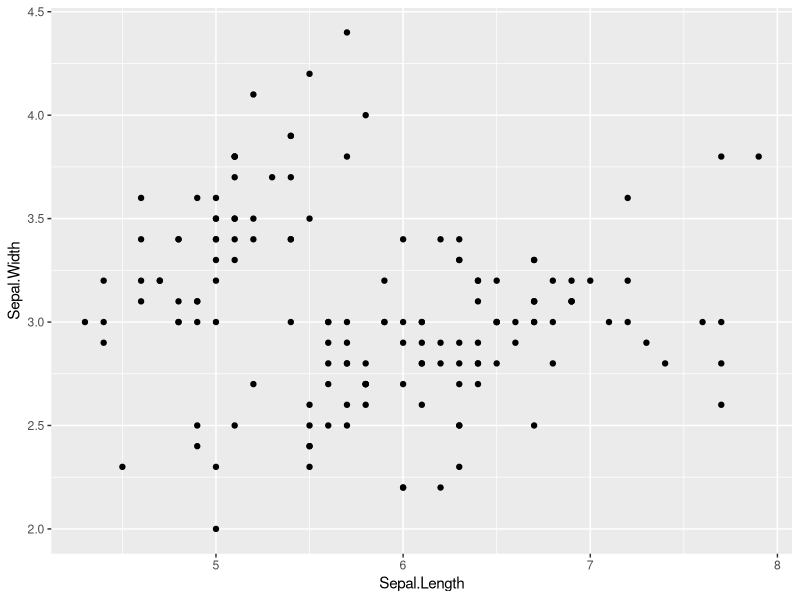
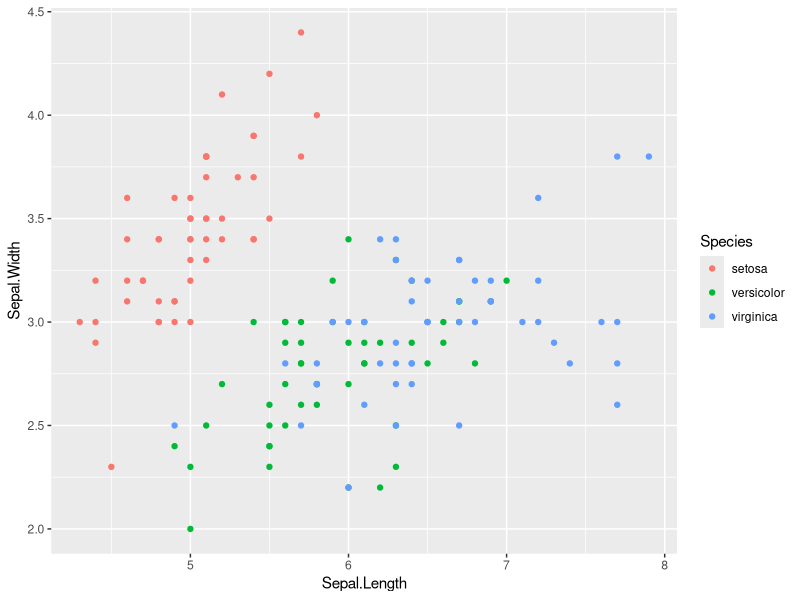
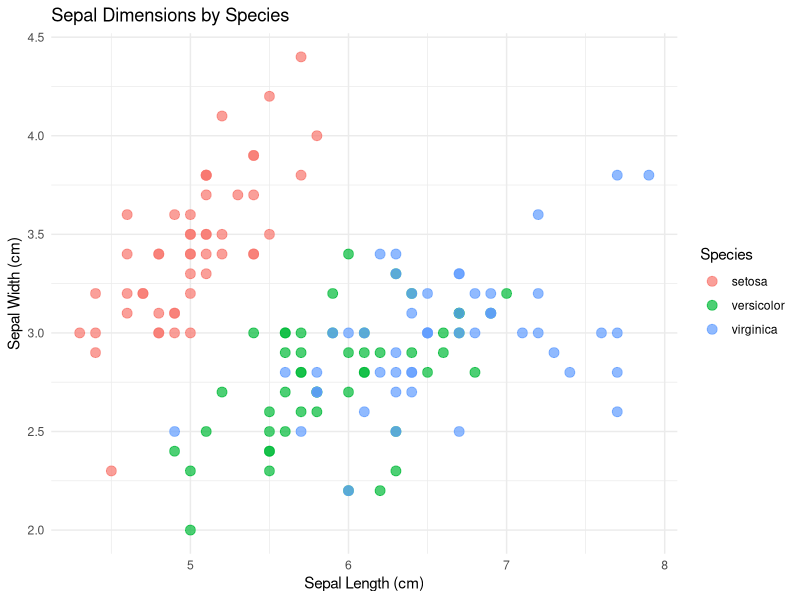
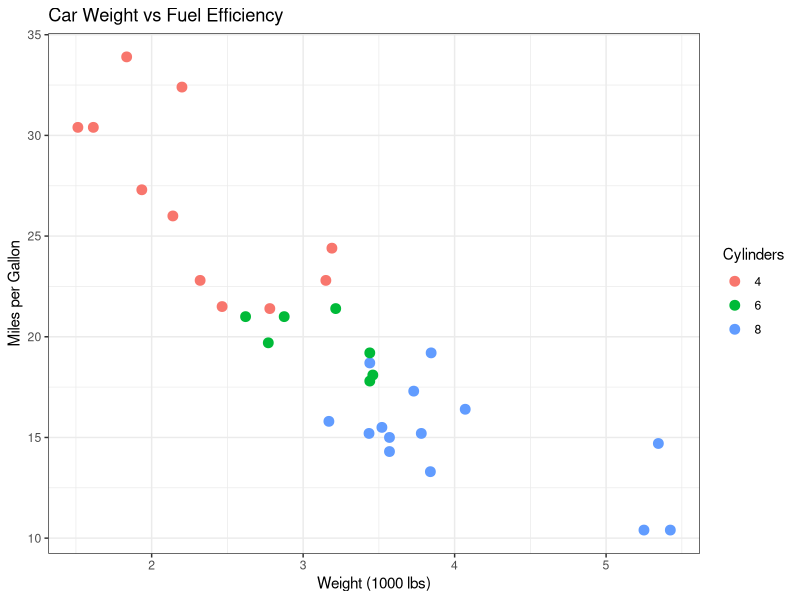
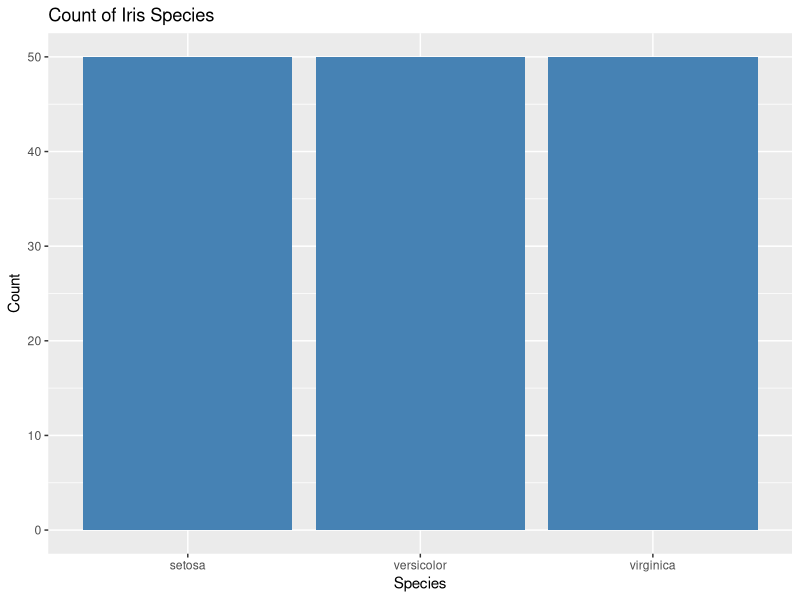
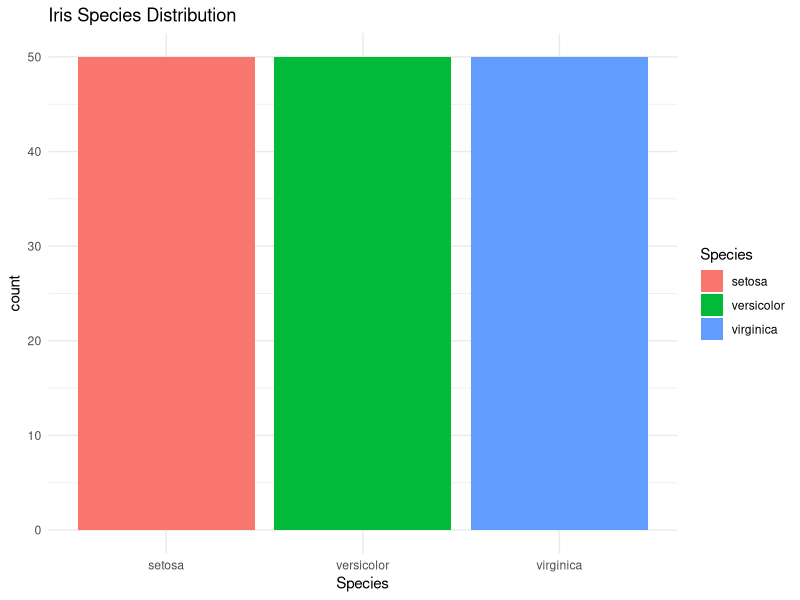
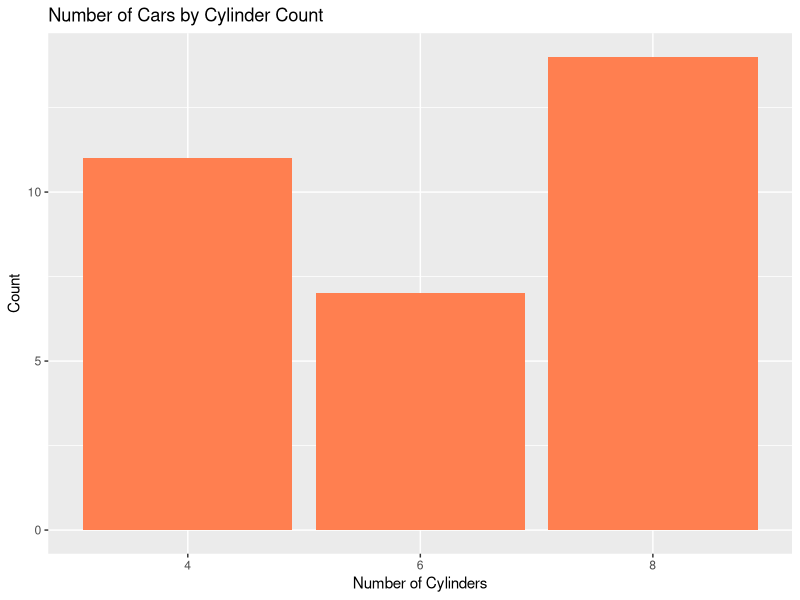
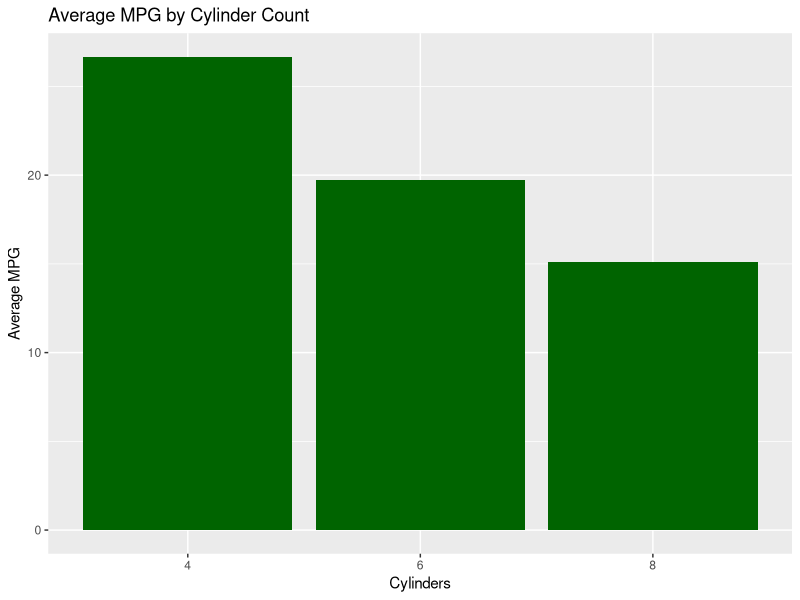

R code for these plots, in order:
## ---- chunk 1
library(ggplot2)
library(dplyr)
options(warn = -1)
## ---- chunk 2
# Load iris dataset (flower measurements)
data(iris)
head(iris)

# Load mtcars dataset (car specifications)
data(mtcars)
head(mtcars)

# See all available datasets
# data()
## ---- chunk 3
# Quick overview
summary(iris)

# Summary for mtcars
summary(mtcars)
## ---- chunk 4
# Mean
mean(iris$Sepal.Length)
mean(mtcars$mpg)

# Median
median(iris$Sepal.Length)
median(mtcars$mpg)

# Mode (R doesn't have built-in mode function)
# We can find it using table
table(iris$Species)
## ---- chunk 5
# Range
range(iris$Sepal.Length)
range(mtcars$mpg)

# Variance
var(iris$Sepal.Length)
var(mtcars$mpg)

# Standard Deviation
sd(iris$Sepal.Length)
sd(mtcars$mpg)

# Interquartile Range
IQR(iris$Sepal.Length)
IQR(mtcars$mpg)
## ---- chunk 6
# Quartiles
quantile(iris$Sepal.Length)

# Specific percentiles
quantile(mtcars$mpg, probs = c(0.25, 0.50, 0.75, 0.90, 0.95))
## ---- chunk 7
library(dplyr)

# Summary by species
iris %>%
  group_by(Species) %>%
  summarize(
    mean_sepal = mean(Sepal.Length),
    sd_sepal = sd(Sepal.Length),
    min_sepal = min(Sepal.Length),
    max_sepal = max(Sepal.Length),
    n = n()
  )

# Summary by number of cylinders
mtcars %>%
  group_by(cyl) %>%
  summarize(
    mean_mpg = mean(mpg),
    sd_mpg = sd(mpg),
    mean_hp = mean(hp),
    count = n()
  )
## ---- chunk 8
# Correlation between two variables
cor(iris$Sepal.Length, iris$Sepal.Width)
cor(mtcars$mpg, mtcars$wt)

# Correlation matrix (numeric columns only)
cor(iris[, 1:4])
cor(mtcars[, c("mpg", "hp", "wt", "qsec")])

# Round for better readability
round(cor(iris[, 1:4]), 2)
## ---- chunk 9
library(ggplot2)
## ---- chunk 10
# Basic scatter plot
ggplot(iris, aes(x = Sepal.Length, y = Sepal.Width)) +
  geom_point()

# Add color by species
ggplot(iris, aes(x = Sepal.Length, y = Sepal.Width, color = Species)) +
  geom_point()

# Add labels and title
ggplot(iris, aes(x = Sepal.Length, y = Sepal.Width, color = Species)) +
  geom_point(size = 3, alpha = 0.7) +
  labs(
    title = "Sepal Dimensions by Species",
    x = "Sepal Length (cm)",
    y = "Sepal Width (cm)"
  ) +
  theme_minimal()

# Scatter plot with mtcars
ggplot(mtcars, aes(x = wt, y = mpg)) +
  geom_point(aes(color = factor(cyl)), size = 3) +
  labs(
    title = "Car Weight vs Fuel Efficiency",
    x = "Weight (1000 lbs)",
    y = "Miles per Gallon",
    color = "Cylinders"
  ) +
  theme_bw()
## ---- chunk 11
# Count of each species
ggplot(iris, aes(x = Species)) +
  geom_bar(fill = "steelblue") +
  labs(
    title = "Count of Iris Species",
    x = "Species",
    y = "Count"
  )

# Bar plot with custom colors
ggplot(iris, aes(x = Species, fill = Species)) +
  geom_bar() +
  labs(title = "Iris Species Distribution") +
  theme_minimal()

# Bar plot for mtcars (count by cylinders)
ggplot(mtcars, aes(x = factor(cyl))) +
  geom_bar(fill = "coral") +
  labs(
    title = "Number of Cars by Cylinder Count",
    x = "Number of Cylinders",
    y = "Count"
  )

# Bar plot with aggregated data
mtcars %>%
  group_by(cyl) %>%
  summarize(avg_mpg = mean(mpg)) %>%
  ggplot(aes(x = factor(cyl), y = avg_mpg)) +
  geom_col(fill = "darkgreen") +
  labs(
    title = "Average MPG by Cylinder Count",
    x = "Cylinders",
    y = "Average MPG"
  )
## ---- chunk 12
# Basic histogram
ggplot(iris, aes(x = Sepal.Length)) +
  geom_histogram(bins = 20, fill = "purple", color = "black") +
  labs(
    title = "Distribution of Sepal Length",
    x = "Sepal Length (cm)",
    y = "Frequency"
  )

# Histogram by species
ggplot(iris, aes(x = Sepal.Length, fill = Species)) +
  geom_histogram(bins = 20, alpha = 0.6, position = "identity") +
  labs(title = "Sepal Length Distribution by Species")

# Histogram for mtcars
ggplot(mtcars, aes(x = mpg)) +
  geom_histogram(bins = 15, fill = "skyblue", color = "black") +
  labs(
    title = "Distribution of Fuel Efficiency",
    x = "Miles per Gallon",
    y = "Frequency"
  ) +
  theme_classic()

# Density plot (smooth histogram)
ggplot(iris, aes(x = Petal.Length, fill = Species)) +
  geom_density(alpha = 0.5) +
  labs(title = "Petal Length Density by Species")
## ---- chunk 13
# Basic boxplot
ggplot(iris, aes(x = Species, y = Sepal.Length)) +
  geom_boxplot() +
  labs(
    title = "Sepal Length by Species",
    x = "Species",
    y = "Sepal Length (cm)"
  )

# Boxplot with color
ggplot(iris, aes(x = Species, y = Sepal.Length, fill = Species)) +
  geom_boxplot() +
  labs(title = "Sepal Length Distribution by Species") +
  theme_minimal()

# Boxplot for mtcars
ggplot(mtcars, aes(x = factor(cyl), y = mpg)) +
  geom_boxplot(fill = "lightblue") +
  labs(
    title = "MPG Distribution by Cylinder Count",
    x = "Number of Cylinders",
    y = "Miles per Gallon"
  )

# Boxplot with points overlay
ggplot(iris, aes(x = Species, y = Petal.Width, fill = Species)) +
  geom_boxplot(alpha = 0.7) +
  geom_jitter(width = 0.2, alpha = 0.3) +
  labs(title = "Petal Width by Species with Data Points")
## ---- chunk 14
# Create sample time series data
time_data <- data.frame(
  day = 1:30,
  temperature = rnorm(30, mean = 20, sd = 5)
)

ggplot(time_data, aes(x = day, y = temperature)) +
  geom_line(color = "red", size = 1) +
  geom_point() +
  labs(
    title = "Temperature Over 30 Days",
    x = "Day",
    y = "Temperature (°C)"
  )
## ---- chunk 15
# Facet by species
ggplot(iris, aes(x = Sepal.Length, y = Sepal.Width)) +
  geom_point(aes(color = Species)) +
  facet_wrap(~ Species) +
  labs(title = "Sepal Dimensions by Species (Faceted)")

# Facet for mtcars
ggplot(mtcars, aes(x = wt, y = mpg)) +
  geom_point() +
  facet_wrap(~ cyl) +
  labs(title = "Weight vs MPG by Cylinder Count")
## ---- chunk 16
# Different themes
p <- ggplot(iris, aes(x = Species, y = Sepal.Length, fill = Species)) +
  geom_boxplot()

# Default
p + labs(title = "Default Theme")

# Minimal
p + theme_minimal() + labs(title = "Minimal Theme")

# Classic
p + theme_classic() + labs(title = "Classic Theme")

# Black and white
p + theme_bw() + labs(title = "Black & White Theme")
## ---- chunk 17
# Solution
mean(mtcars$hp)
median(mtcars$hp)
sd(mtcars$hp)

# Summary
summary(mtcars$hp)
## ---- chunk 18
# Solution
iris %>%
  group_by(Species) %>%
  summarize(avg_petal_length = mean(Petal.Length))
## ---- chunk 19
# Solution
ggplot(mtcars, aes(x = hp, y = qsec)) +
  geom_point(aes(color = factor(cyl)), size = 3) +
  labs(
    title = "Horsepower vs Quarter Mile Time",
    x = "Horsepower",
    y = "Quarter Mile Time (seconds)",
    color = "Cylinders"
  ) +
  theme_minimal()
## ---- chunk 20
# Solution
ggplot(iris, aes(x = Petal.Width)) +
  geom_histogram(bins = 15, fill = "orange", color = "black") +
  labs(
    title = "Distribution of Petal Width",
    x = "Petal Width (cm)",
    y = "Frequency"
  )
## ---- chunk 21
# Solution
ggplot(mtcars, aes(x = factor(gear), y = mpg, fill = factor(gear))) +
  geom_boxplot() +
  labs(
    title = "MPG by Gear Count",
    x = "Number of Gears",
    y = "Miles per Gallon",
    fill = "Gears"
  ) +
  theme_bw()
## ---- chunk 22
# 1. Correlation
cor(mtcars$wt, mtcars$mpg)

# 2 & 3. Scatter plot with trend line
ggplot(mtcars, aes(x = wt, y = mpg)) +
  geom_point(aes(color = factor(cyl)), size = 3) +
  geom_smooth(method = "lm", se = TRUE, color = "red") +
  labs(
    title = "Weight vs Fuel Efficiency with Trend Line",
    x = "Weight (1000 lbs)",
    y = "Miles per Gallon",
    color = "Cylinders"
  ) +
  theme_minimal()
